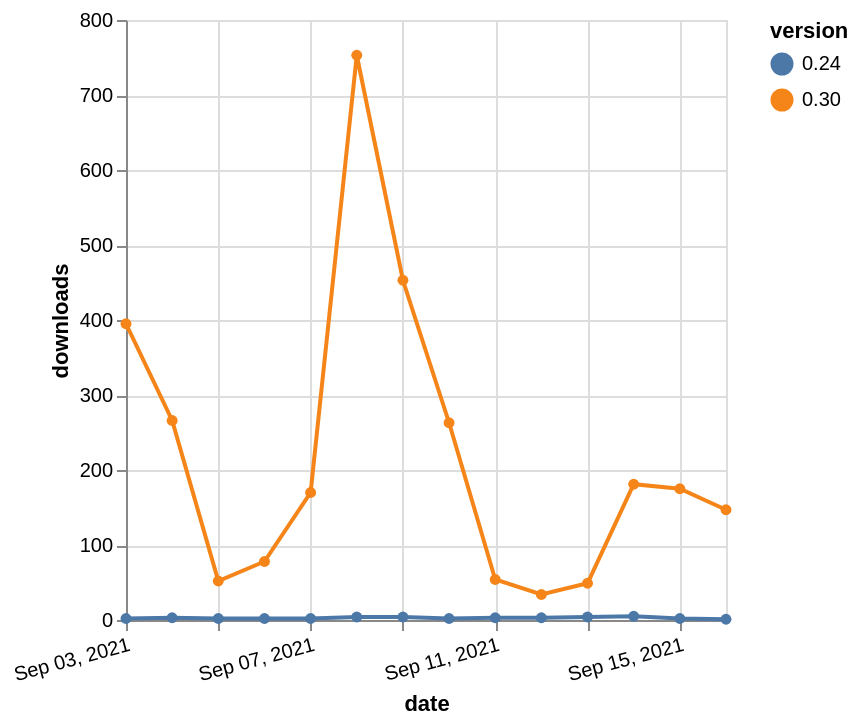

Express this chart as Vega-Lite.
### Vega-Lite specification from a JSON file in a GitHub repository (floating-point values rounded to 4 significant figures)
{"$schema": "https://vega.github.io/schema/vega-lite/v5.json", "description": "A simple bar chart with embedded data.", "data": {"values": [{"date": "2021-09-03", "total": 148062, "delta": 395, "version": "0.30"}, {"date": "2021-09-04", "total": 148328, "delta": 266, "version": "0.30"}, {"date": "2021-09-05", "total": 148380, "delta": 52, "version": "0.30"}, {"date": "2021-09-06", "total": 148458, "delta": 78, "version": "0.30"}, {"date": "2021-09-07", "total": 148628, "delta": 170, "version": "0.30"}, {"date": "2021-09-08", "total": 149381, "delta": 753, "version": "0.30"}, {"date": "2021-09-09", "total": 149834, "delta": 453, "version": "0.30"}, {"date": "2021-09-10", "total": 150097, "delta": 263, "version": "0.30"}, {"date": "2021-09-11", "total": 150151, "delta": 54, "version": "0.30"}, {"date": "2021-09-12", "total": 150185, "delta": 34, "version": "0.30"}, {"date": "2021-09-13", "total": 150234, "delta": 49, "version": "0.30"}, {"date": "2021-09-14", "total": 150415, "delta": 181, "version": "0.30"}, {"date": "2021-09-15", "total": 150590, "delta": 175, "version": "0.30"}, {"date": "2021-09-16", "total": 150737, "delta": 147, "version": "0.30"}, {"date": "2021-09-03", "total": 13669, "delta": 2, "version": "0.24"}, {"date": "2021-09-04", "total": 13672, "delta": 3, "version": "0.24"}, {"date": "2021-09-05", "total": 13674, "delta": 2, "version": "0.24"}, {"date": "2021-09-06", "total": 13676, "delta": 2, "version": "0.24"}, {"date": "2021-09-07", "total": 13678, "delta": 2, "version": "0.24"}, {"date": "2021-09-08", "total": 13682, "delta": 4, "version": "0.24"}, {"date": "2021-09-09", "total": 13686, "delta": 4, "version": "0.24"}, {"date": "2021-09-10", "total": 13688, "delta": 2, "version": "0.24"}, {"date": "2021-09-11", "total": 13691, "delta": 3, "version": "0.24"}, {"date": "2021-09-12", "total": 13694, "delta": 3, "version": "0.24"}, {"date": "2021-09-13", "total": 13698, "delta": 4, "version": "0.24"}, {"date": "2021-09-14", "total": 13703, "delta": 5, "version": "0.24"}, {"date": "2021-09-15", "total": 13705, "delta": 2, "version": "0.24"}, {"date": "2021-09-16", "total": 13706, "delta": 1, "version": "0.24"}]}, "width": "container", "mark": {"type": "line", "point": {"filled": true}}, "encoding": {"x": {"field": "date", "type": "temporal", "timeUnit": "yearmonthdate", "title": "date", "axis": {"labelAngle": -15}}, "y": {"field": "delta", "type": "quantitative", "title": "downloads"}, "color": {"field": "version", "type": "nominal"}, "tooltip": {"field": "delta"}}}
